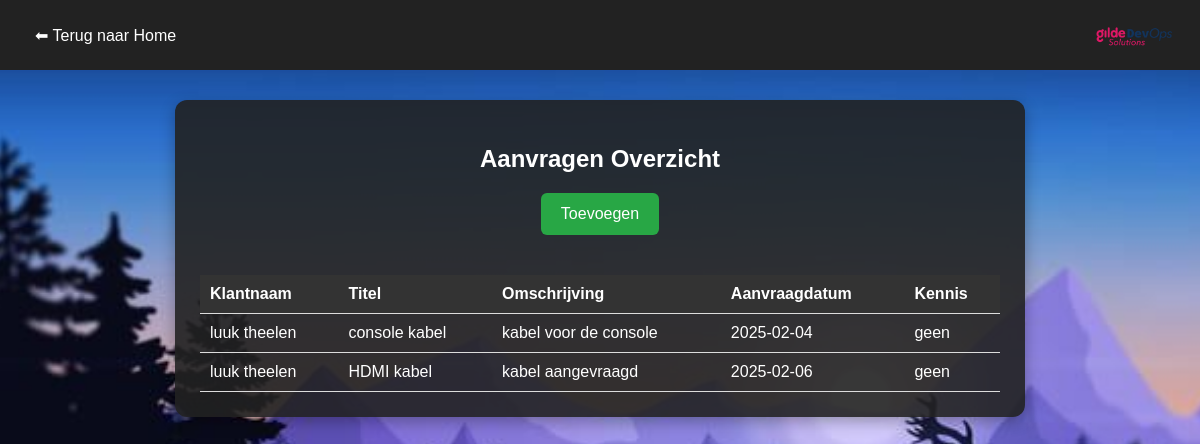
/aanvrageninfo.php, run on an earlier commit of the app's database.
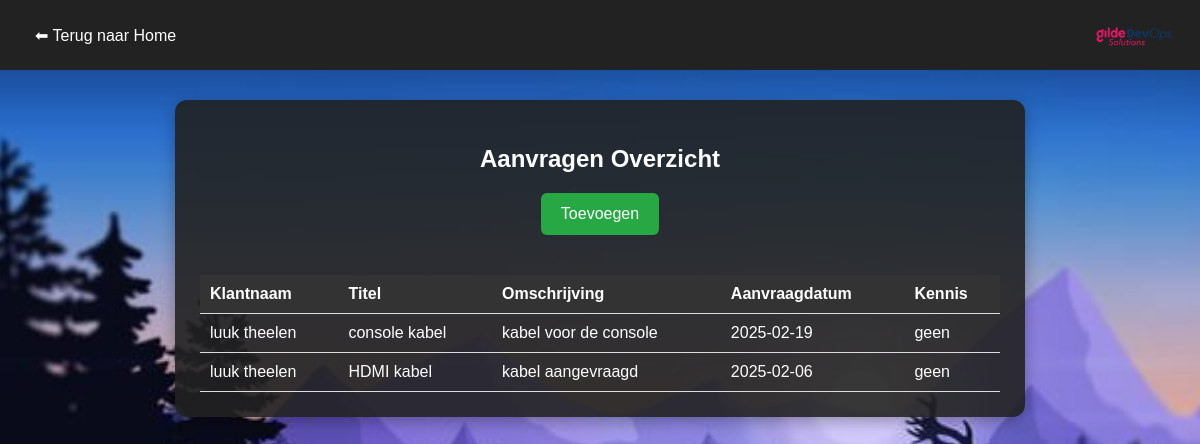
And on a later commit of the database.
### tables this page shows
CREATE TABLE IF NOT EXISTS `aanvragen` (
  `id` int NOT NULL AUTO_INCREMENT,
  `klantnaam` varchar(100) NOT NULL,
  `titel` varchar(150) NOT NULL,
  `omschrijving` text NOT NULL,
  `aanvraagdatum` date NOT NULL,
  `kennis` varchar(255) NOT NULL,
  `aanmaakdatum` timestamp NULL DEFAULT CURRENT_TIMESTAMP,
  PRIMARY KEY (`id`)
);

### aanvrageninfo.php (the view, shortened to what this page needs)
<?php
require 'config.php';
$conn = new mysqli($servername, $username, $password, $dbname);
$sql = "SELECT * FROM aanvragen";
$result = $conn->query($sql);
?>
<!DOCTYPE html>
<html lang="nl">
<head>
</head>
<body>
  <div class="navbar">
    <a href="index.html">⬅ Terug naar Home</a>
    <img src="images/devopslogo.png" alt="Logo">
  </div>
  <div class="container">
    <h2>Aanvragen Overzicht</h2>
    <div class="btn-add">
      <a href="aanvragen.html"><button>Toevoegen</button></a>
    </div>
<div style="overflow-x:auto;">
    <table>
      <thead>
        <tr>
          <th>Klantnaam</th>
          <th>Titel</th>
          <th>Omschrijving</th>
          <th>Aanvraagdatum</th>
          <th>Kennis</th>
        </tr>
      </thead>
      <tbody>
        <?php
          if ($result->num_rows > 0) {
              while ($row = $result->fetch_assoc()) {
                  echo "<tr>
                          <td>" . htmlspecialchars($row['klantnaam']) . "</td>
                          <td>" . htmlspecialchars($row['titel']) . "</td>
                          <td>" . htmlspecialchars($row['omschrijving']) . "</td>
                          <td>" . htmlspecialchars($row['aanvraagdatum']) . "</td>
                          <td>" . htmlspecialchars($row['kennis']) . "</td>
                        </tr>";
              }
          } else {
              echo "<tr><td colspan='5'>Geen aanvragen gevonden</td></tr>";
          }
        ?>
      </tbody>
    </table>
    </div>
  </div>
</body>
</html>

What changed in the data, as far as the page shows it:
changed aanvragen "console kabel": aanvraagdatum "2025-02-04" → "2025-02-19"
